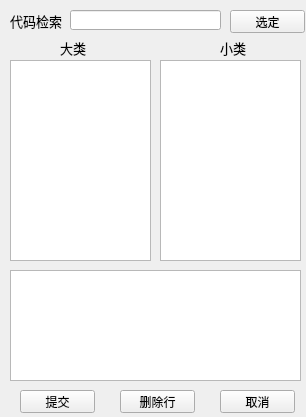
<?xml version="1.0" encoding="UTF-8"?>
<ui version="4.0">
 <class>Dialog</class>
 <widget class="QFrame" name="Dialog">
  <property name="geometry">
   <rect>
    <x>0</x>
    <y>0</y>
    <width>306</width>
    <height>417</height>
   </rect>
  </property>
  <property name="windowTitle">
   <string>添加Tag点</string>
  </property>
  <widget class="QLineEdit" name="edt_search">
   <property name="geometry">
    <rect>
     <x>70</x>
     <y>10</y>
     <width>151</width>
     <height>20</height>
    </rect>
   </property>
  </widget>
  <widget class="QPushButton" name="btn_addtag">
   <property name="geometry">
    <rect>
     <x>230</x>
     <y>10</y>
     <width>75</width>
     <height>23</height>
    </rect>
   </property>
   <property name="text">
    <string>选定</string>
   </property>
   <property name="autoDefault">
    <bool>false</bool>
   </property>
  </widget>
  <widget class="QTableWidget" name="tab_bigclass">
   <property name="geometry">
    <rect>
     <x>10</x>
     <y>60</y>
     <width>141</width>
     <height>201</height>
    </rect>
   </property>
  </widget>
  <widget class="QLabel" name="label">
   <property name="geometry">
    <rect>
     <x>10</x>
     <y>10</y>
     <width>61</width>
     <height>21</height>
    </rect>
   </property>
   <property name="font">
    <font>
     <pointsize>10</pointsize>
    </font>
   </property>
   <property name="text">
    <string>代码检索</string>
   </property>
  </widget>
  <widget class="QTableWidget" name="tab_subclass">
   <property name="geometry">
    <rect>
     <x>160</x>
     <y>60</y>
     <width>141</width>
     <height>201</height>
    </rect>
   </property>
  </widget>
  <widget class="QLabel" name="label_2">
   <property name="geometry">
    <rect>
     <x>60</x>
     <y>40</y>
     <width>41</width>
     <height>16</height>
    </rect>
   </property>
   <property name="font">
    <font>
     <pointsize>10</pointsize>
    </font>
   </property>
   <property name="text">
    <string>大类</string>
   </property>
  </widget>
  <widget class="QLabel" name="label_3">
   <property name="geometry">
    <rect>
     <x>220</x>
     <y>40</y>
     <width>41</width>
     <height>16</height>
    </rect>
   </property>
   <property name="font">
    <font>
     <pointsize>10</pointsize>
    </font>
   </property>
   <property name="text">
    <string>小类</string>
   </property>
  </widget>
  <widget class="QTableWidget" name="tab_target">
   <property name="geometry">
    <rect>
     <x>10</x>
     <y>270</y>
     <width>291</width>
     <height>111</height>
    </rect>
   </property>
  </widget>
  <widget class="QPushButton" name="btn_add2db">
   <property name="geometry">
    <rect>
     <x>20</x>
     <y>390</y>
     <width>75</width>
     <height>23</height>
    </rect>
   </property>
   <property name="text">
    <string>提交</string>
   </property>
   <property name="autoDefault">
    <bool>false</bool>
   </property>
  </widget>
  <widget class="QPushButton" name="btn_cancel">
   <property name="geometry">
    <rect>
     <x>220</x>
     <y>390</y>
     <width>75</width>
     <height>23</height>
    </rect>
   </property>
   <property name="text">
    <string>取消</string>
   </property>
   <property name="autoDefault">
    <bool>false</bool>
   </property>
  </widget>
  <widget class="QPushButton" name="btn_delete">
   <property name="geometry">
    <rect>
     <x>120</x>
     <y>390</y>
     <width>75</width>
     <height>23</height>
    </rect>
   </property>
   <property name="text">
    <string>删除行</string>
   </property>
   <property name="autoDefault">
    <bool>false</bool>
   </property>
  </widget>
 </widget>
 <tabstops>
  <tabstop>edt_search</tabstop>
  <tabstop>btn_addtag</tabstop>
  <tabstop>btn_add2db</tabstop>
  <tabstop>tab_bigclass</tabstop>
  <tabstop>tab_subclass</tabstop>
  <tabstop>tab_target</tabstop>
  <tabstop>btn_cancel</tabstop>
 </tabstops>
 <resources/>
 <connections/>
</ui>
